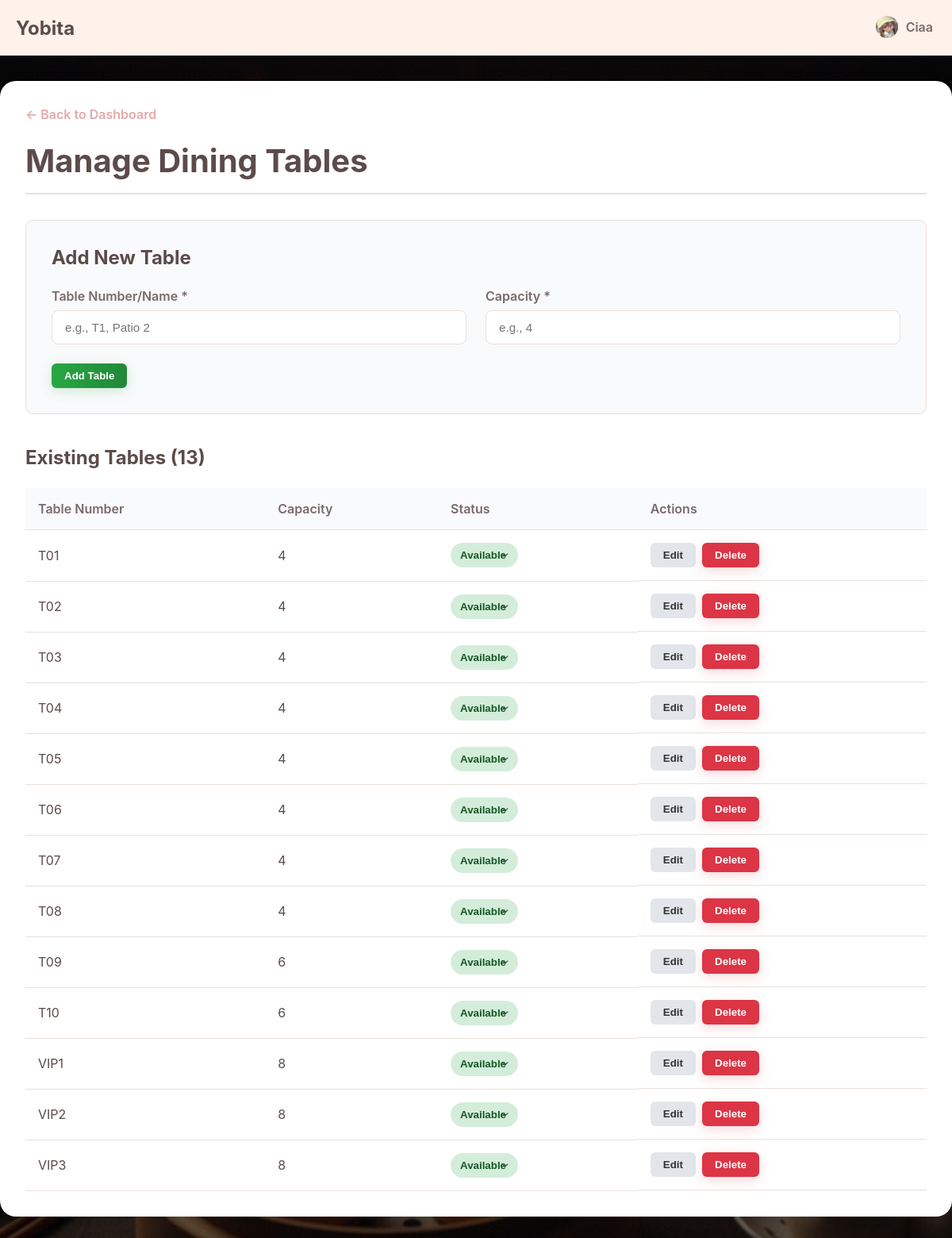
Page /app/admin/manageTables.php (signed in) on the committed database.
### tables this page shows
CREATE TABLE `dining_tables` (
  `id` int(10) UNSIGNED NOT NULL,
  `table_number` varchar(10) NOT NULL,
  `capacity` int(11) NOT NULL DEFAULT 4,
  `status` enum('available','occupied','reserved') NOT NULL DEFAULT 'available'
);

### app/admin/manageTables.php (the view, shortened to what this page needs)
<?php
require_once '../connection.php';
$basePath = "../";
include '../_header.php';
try {
    $stmt = $pdo->query("SELECT * FROM dining_tables ORDER BY table_number ASC");
    $tables = $stmt->fetchAll();
} catch (PDOException $e) {
    $tables = [];
    $message = "Error fetching tables: " . $e->getMessage();
    $message_type = "error";
}
$status_colors = [
    'available' => 'status-available',
    'occupied' => 'status-occupied',
    'reserved' => 'status-reserved'
];
?>
<link rel="stylesheet" href="<?php echo $basePath; ?>css/manageTable.css">
<main class="main-wrapper">
    <div class="admin-container">
        <a href="dashboard.php" class="back-link">← Back to Dashboard</a>
        <div class="page-header">
            <h1>Manage Dining Tables</h1>
        </div>
        <div class="form-section add-table-form">
            <h2 class="section-title">Add New Table</h2>
            <form method="post">
                <div class="form-row">
                    <div class="form-group">
                        <label for="table_number">Table Number/Name *</label>
                        <input type="text" id="table_number" name="table_number" placeholder="e.g., T1, Patio 2" required>
                    </div>
                    <div class="form-group">
                        <label for="capacity">Capacity *</label>
                        <input type="number" id="capacity" name="capacity" min="1" placeholder="e.g., 4" required>
                    </div>
                </div>
                <button type="submit" name="add_table" class="submit-btn">Add Table</button>
            </form>
        </div>
        <div class="tables-list-section">
            <h2 class="section-title">Existing Tables (<?php echo count($tables); ?>)</h2>
            <div class="table-responsive">
                <table>
                    <thead>
                        <tr>
                            <th>Table Number</th>
                            <th>Capacity</th>
                            <th>Status</th>
                            <th>Actions</th>
                        </tr>
                    </thead>
                    <tbody>
                        <?php if (empty($tables)): ?>
                            <tr>
                                <td colspan="4">No tables found. Add one above to get started.</td>
                            </tr>
                        <?php else: ?>
                            <?php foreach ($tables as $table): ?>
                                <tr>
                                    <form method="post" id="editForm_<?php echo $table['id']; ?>">
                                        <td data-label="Table Number" class="cell-table-number">
                                            <span class="view-mode"><?php echo htmlspecialchars($table['table_number']); ?></span>
                                        </td>
                                        <td data-label="Capacity" class="cell-capacity">
                                            <span class="view-mode"><?php echo htmlspecialchars($table['capacity']); ?></span>
                                        </td>
                                    </form>
                                    <td data-label="Status">
                                        <form method="post">
                                            <select name="status" class="status-select <?php echo $status_colors[$table['status']]; ?>" onchange="this.form.submit()">
                                                <option value="available" <?php echo $table['status'] === 'available' ? 'selected' : ''; ?>>Available</option>
                                            </select>
                                        </form>
                                    </td>
                                    <td class="actions-cell" data-label="Actions">
                                        <button type="button" class="edit-btn view-mode" onclick="toggleEdit(this)">Edit</button>
                                        <button type="submit" name="delete_table" class="delete-btn view-mode" form="deleteForm_<?php echo $table['id']; ?>">Delete</button>
                                    </td>
                                </tr>
                            <?php endforeach; ?>
                        <?php endif; ?>
                    </tbody>
                </table>
            </div>
        </div>
    </div>
</main>

### app/css/index.css (style rules this page uses)
:root { --primary: #FFDCDC; --second: #FFF2EB; --third: #ffffff; --fourth: #FFD6BA; --text-dark: #5C4B4B; --text-light: #7a6a6a; --border-color: #EAE0DA; --accent-dark: #E5A9A9; --notification: #FF3B3B; }
* { box-sizing: border-box; margin: 0; padding: 0; }
body { font-family: -apple-system, BlinkMacSystemFont, "Segoe UI", Roboto, Helvetica, Arial, sans-serif; background-color: var(--second); color: var(--text-dark); background: linear-gradient(rgba(0, 0, 0, 0.5), rgba(0, 0, 0, 0.5)), url(../image/Background.jpg) !important; background-size: cover !important; background-position: center !important; background-repeat: no-repeat !important; background-attachment: fixed !important; }
.main-wrapper { padding-top: 70px; padding-bottom: 100px; }

### app/css/manageTable.css (style rules this page uses)
.admin-container { max-width: 1200px; margin: 2rem auto; padding: 2rem; background-color: #fff; border-radius: 20px; box-shadow: 0 8px 25px rgba(0, 0, 0, 0.1); animation: fadeInUp 0.6s ease-out; }
body { background-color: #f8f9fa; }
.back-link { display: inline-block; margin-bottom: 1.5rem; color: var(--accent-dark, #a05252); text-decoration: none; font-weight: 600; transition: color 0.3s ease; }
.page-header { border-bottom: 2px solid var(--border-color, #eee); padding-bottom: 1rem; margin-bottom: 2rem; animation: fadeInDown 0.5s ease-out; }
.page-header h1 { color: var(--text-dark, #333); font-size: 2.5rem; margin: 0; }
.form-section { background-color: #f9fafb; padding: 2rem; border-radius: 10px; margin-bottom: 2.5rem; border: 1px solid var(--border-color, #eee); animation: fadeInUp 0.5s ease-out 0.2s; animation-fill-mode: forwards; }
.section-title { font-size: 1.5rem; color: var(--text-dark, #333); margin-top: 0; margin-bottom: 1.5rem; }
.form-row { display: grid; grid-template-columns: repeat(auto-fit, minmax(250px, 1fr)); gap: 1.5rem; margin-bottom: 1.5rem; }
.form-group label { display: block; margin-bottom: 0.5rem; font-weight: 600; color: var(--text-light, #555); }
.form-group input[type="text"], .form-group input[type="number"] { width: 100%; padding: 0.75rem 1rem; border: 1px solid var(--border-color, #ccc); border-radius: 8px; font-size: 0.95rem; transition: border-color 0.3s, box-shadow 0.3s; }
.tables-list-section { margin-top: 2rem; animation: fadeInUp 0.5s ease-out 0.4s; animation-fill-mode: forwards; }
.table-responsive { overflow-x: auto; }
table { width: 100%; border-collapse: collapse; text-align: left; }
table th, table td { padding: 1rem; border-bottom: 1px solid var(--border-color, #eee); vertical-align: middle; }
table th { background-color: #f9fafb; font-weight: 600; color: var(--text-light, #555); }
table tbody tr { transition: all 0.25s ease-in-out; }
.status-select { padding: 0.5rem 0.75rem; border-radius: 20px; border: none; font-weight: 600; -webkit-appearance: none; -moz-appearance: none; appearance: none; background-position: right 0.75rem center; background-repeat: no-repeat; background-size: 0.65em auto; }
.status-available { background-color: #d4edda; color: #155724; }
.actions-cell { display: flex; gap: 0.5rem; align-items: center; }
.edit-btn, .delete-btn, .submit-btn, .cancel-btn { padding: 0.5rem 1rem; border: none; border-radius: 6px; cursor: pointer; font-weight: 600; transition: all 0.2s ease; display: inline-flex; align-items: center; justify-content: center; gap: 6px; }
.submit-btn { background: linear-gradient(to right, #28a745, #218838); color: white; box-shadow: 0 4px 15px rgba(40, 167, 69, 0.2); }
.edit-btn { background-color: #e2e6ea; color: #333; }
.delete-btn { background-color: #dc3545; color: white; box-shadow: 0 4px 15px rgba(220, 53, 69, 0.2); }

### rows in the picture
dining_tables: table_number "T01", capacity "4", status "Available"
dining_tables: table_number "T02", capacity "4", status "Available"
dining_tables: table_number "T03", capacity "4", status "Available"
dining_tables: table_number "T04", capacity "4", status "Available"
dining_tables: table_number "T05", capacity "4", status "Available"
dining_tables: table_number "T06", capacity "4", status "Available"
dining_tables: table_number "T07", capacity "4", status "Available"
dining_tables: table_number "T08", capacity "4", status "Available"
dining_tables: table_number "T09", capacity "6", status "Available"
dining_tables: table_number "T10", capacity "6", status "Available"
dining_tables: table_number "VIP1", capacity "8", status "Available"
dining_tables: table_number "VIP2", capacity "8", status "Available"
dining_tables: table_number "VIP3", capacity "8", status "Available"

### other values in the picture
$_SESSION['username'] "Ciaa"
count($tables) "13"
